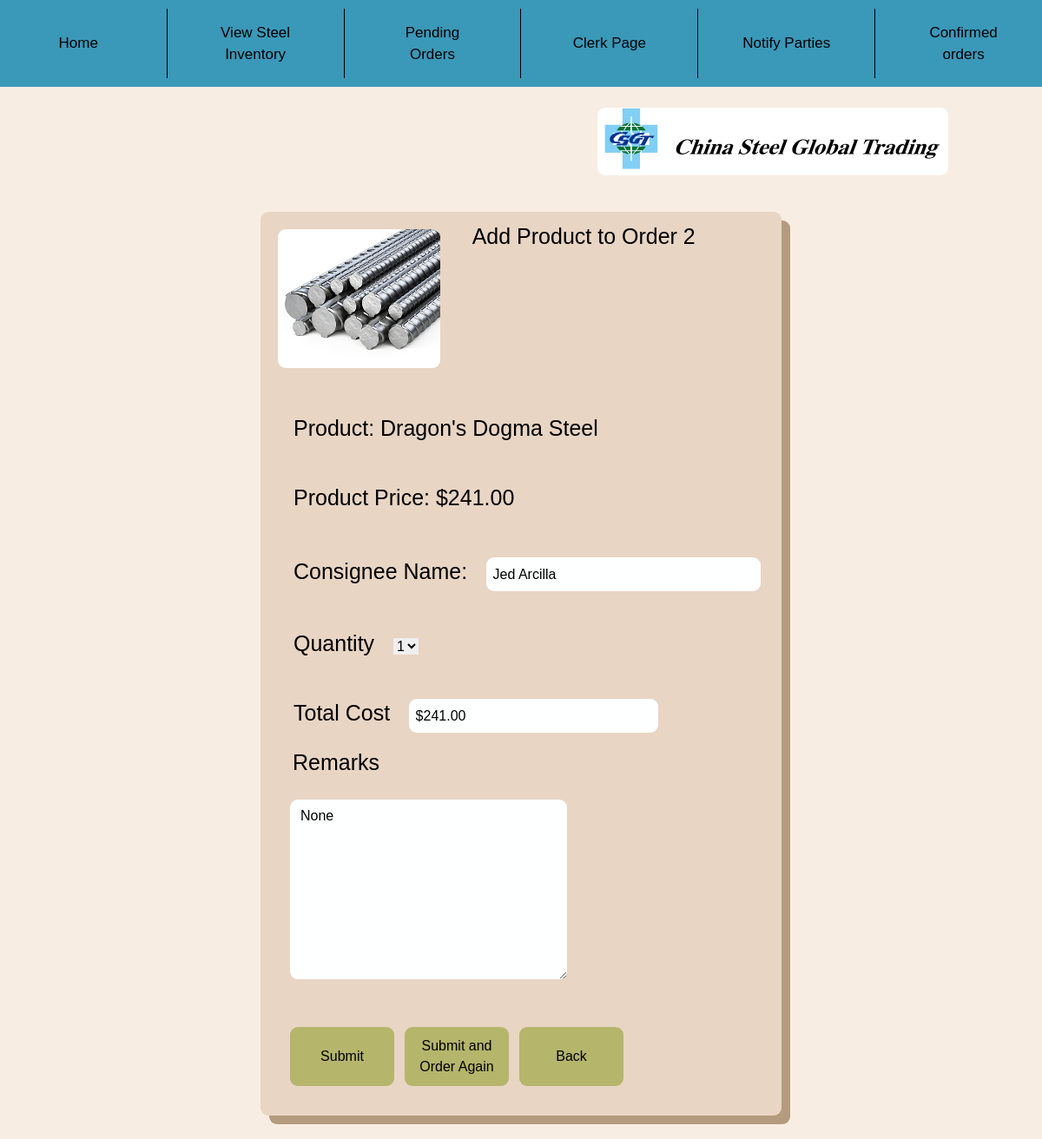
Screenshot of /ConfirmCreateOrder/1/ (signed in) with the database file from the repository.
### Inventory/models.py (models this page shows, shortened)
class Product(models.Model): #Steels, not food
    objects = models.Manager()
    Name = models.CharField(max_length=200, unique=True)
    Image = models.ImageField(default= "images/defproduct.jpg", blank=True, upload_to="images/") #not have image if we dont have one, uploaded to images folder automatically
    Manufacturer = models.CharField(default=None, max_length=100)
    ManuLoc = models.CharField(default=None,max_length=255)
    Color = models.CharField(default=None, max_length=20)
    Status = models.BooleanField(default=True) #Records incase of removed
    Measurement = models.CharField(default=None, max_length=30)
    Description = models.CharField(default=None, max_length=500)
    GrossWeight = models.CharField(default=None, max_length=40)
    Marks = models.CharField(default=None, null=True, max_length=300)
    Length = models.CharField(max_length=20)
    Cost = models.DecimalField(default=0, validators=[DecimalValidator(7,2)], decimal_places=2, max_digits=7) #declared value USD
    Stock = models.BigIntegerField(default=0)
    Contact = models.CharField(max_length=500)

class FinalOrder(models.Model):
    ShipperName = models.CharField(max_length=100, default='', blank=True)
    OceanVessel = models.CharField(max_length=50, null=True, default='')
    LocalVessel =  models.CharField(max_length=50, null=True, default='')
    LocalVesselOrigin = models.CharField(max_length=50, null=True, default='')
    TotalCost = models.DecimalField(default=0, validators=[DecimalValidator(10,2)], decimal_places=2, max_digits=10)
    Finished = models.BooleanField(default=False) #confirmed or not
    OrderDate = models.DateField(auto_now_add=True)#auto_now_add=True)
    Time = models.TimeField(default=timezone.now())
    Verification = models.CharField(default='',unique=True, max_length=13, null=True, blank=True) #Orderid -> verification
    BL = models.ForeignKey(Consignee, null=False, blank=True, on_delete=models.CASCADE)
    NotifyName = models.ForeignKey(NotifyParty, default=None, on_delete=models.CASCADE, null=True, blank=True)
    NumOfBL = models.IntegerField(default=3, null=True, blank=True)
    PayAt = models.CharField(default='', max_length=70, null=True, blank=True)
    Place = models.CharField(default="Kaohsiung, Taiwan", max_length=70, null=False)
    PlaceDate = models.CharField(default='', max_length=100, blank=True)
    Charges = models.DecimalField(default=0.0, max_length=11, validators=[MinValueValidator(Decimal('0.01'))], null=True, blank=True, decimal_places=2, max_digits=8)
    RevTons = models.CharField(max_length=1000, default='', null=True, blank=True)
    Rate = models.DecimalField(default=0.0, null=True, blank=True, validators=[MinValueValidator(Decimal('0.01'))], decimal_places=2, max_digits=8)
    Prepaid = models.CharField(max_length=20, default='', blank=True)
    Collect = models.CharField(max_length=20, default='', blank=True)
    Portload = models.CharField(max_length=255, default='', blank=True)
    Portdis = models.CharField(max_length=255, default='', blank=True)
    TranshTo = models.CharField(max_length=50, default='', null=True, blank=True)
    FinalDest = models.CharField(max_length=255, default='', null=True, blank=True)
    Voyage = models.SmallIntegerField(default=0, blank=True)
    objects = models.Manager()

class Consignee(models.Model):
    BL = models.CharField(max_length=20, default='', unique=True)
    Name = models.CharField(max_length=100)

### Inventory/views.py (the view, shortened to what this page needs)
# urls.py: path('ConfirmCreateOrder/<int:pk>/', views.ConfirmOrder, name='confirmcreateorder'),
def ConfirmOrder(request,pk):
    remarks = request.session.get('rem') #remarks
    ChosenProduct = get_object_or_404(Product, pk=pk) #product
    stock = ChosenProduct.Stock
    stocka = []
    for i in range(1,stock+1):
        stocka.append(i)
    request.session['NAVIGATE'] = "confirmorder"
    if request.session.get('addedproduct') == 'addedproduct':
        status = 'adding'
        order = request.session.get('pk')
        ChosenOrder = get_object_or_404(FinalOrder, pk=order)
        if request.method == 'POST':
            if request.POST.get('Back') == "Back":
                print('GOING BACK')
                return redirect('addtoorder', pk=order)
            q = request.POST.get('drop')
            Cost = request.POST.get('totalcost')[1:len(request.POST.get('totalcost'))]
            Cost = Decimal(Cost)
            rem = request.POST.get('Description')
            if str(rem).strip() == "":
                remarks = "No remarks"
            else:
                remarks = rem
            NewOrderProduct = OrderedProduct.objects.create(
                OrderedProductID = VerifID(request),
                OrderID = ChosenOrder,
                Marks = ChosenProduct,
                remarks = remarks,
                quantity = q,
                totalcost = Cost,
                )
            NewOrderProduct.save()
            ChosenOrder.TotalCost += Cost
            ChosenOrder.save()
            if request.POST.get('More') == "More":
                print('MORE')
                return redirect('addtoorder', pk=order)
            else:
                return redirect('UnfTrans', pk=order)
        else:
            return render(request, 'Inventory/confirmcreateorder.html',{
                'C' : True,
                'status' : status,
                'OrderedP' : ChosenProduct,
                'stocka' : stocka,
                'Order' : ChosenOrder,
                'remarks' : remarks
            })

### Inventory/templates/Inventory/confirmcreateorder.html (shortened to what this page needs)
{% extends 'Inventory/base.html' %}
{% load static %}
    {% block content %}
    {% if status == 'confirming' %}
    <br><br><br>
    <form method="POST" action="">{% csrf_token %}
        <div class="container">
            <img src="{{ OrderedP.Image.url }}" class="image" style="float:left; margin: 10px;">
            <div class="Largetext"> New Order {{Order.pk}}</div>
            <div class="Largetext"> Product: {{OrderedP.Name}} </div><br>
            <table style="text-align: left;">
                <tr>
                    <th> <span class="Largetext"> Product Price: ${{OrderedP.Cost}} </span> </th>
                </tr>
                <tr>
                    <th> <span class="Largetext"> Consignee Name: </span>
                        {% for m in messages %}
                            <div class="label" style="float: right; font-size: 20px; color: red;">
                                {{m}}
                            </div>
                        {% endfor %}
                    </th>
                </tr>
                <tr>
                    <th><input type="text" class="forminput" name="Person" id="Person" style="margin-left: 1vw;" value="Type new Consignee Name"></th>
                </tr>
                <tr>
                    <th> <span class="Largetext"> Quantity </span>
                            <select type="text" id="drop" name="drop">
                                {% for x in stocka %}
                                    <option type="text"> {{x}} </option>
                                {% endfor %}
                            </select>
                    </th>
                </tr>
                <tr>
                    <th> <span class="Largetext"> Total Cost </span>
                        <input type="text" class="forminput" name="totalcost" id="totalcost" value="${{OrderedP.Cost}}" style="margin-left: 0vw;" readonly>
                    </th>
                </tr>
            </table>
            <div class="Largetext"> Remarks </div>
            <textarea type="text" class="forminput" name="Description" id="Description" rows="8" style="margin-left: 2vw;"> {{remarks}} </textarea><br><br><br>
            <div style="display: flex; margin-left: 2vw;">
                <button class="Button" type="submit" style="width: 10vw;"> Submit </button>
                <button class="Button ml-20"  type="submit" name="More" value="More" style="position:relative; margin-left: 1vw; width: 10vw;"> Submit and Order Again  </button>
                <button class="Button ml-20"  type="submit" name="Back" value="Back" style="position:relative; margin-left: 1vw; width: 10vw;"> Back </button>
            </div>
            <br>
        </div>
    </form>
    <br><br>
        {% else %}
        <br><br><br>
        <form method="POST" action="">{% csrf_token %}
            <div class="container">
                <img src="{{ OrderedP.Image.url }}" class="image" style="float:left; margin: 10px;">
                <span class="Largetext"> Add Product to Order {{Order.pk}}</span> <br><br><br><br><br><br>
                <table style="text-align: left;">
                    <tr>
                        <th> <span class="Largetext"> Product: {{OrderedP.Name}} </span> </th>
                    </tr>
                    <tr>
                        <th> <span class="Largetext"> Product Price: ${{OrderedP.Cost}} </span> </th>
                    </tr>
                    <tr>
                        <th> <span class="Largetext"> Consignee Name: </span>
                            <input type="text" class="forminput" name="Person" id="Person" style="margin-top: 1vh;" value="{{Order.BL.Name}}" readonly>
                        </th>
                    </tr>
                    <tr>
                        <th> <span class="Largetext"> Quantity </span>
                                <select type="text" id="drop" name="drop">
                                    {% for x in stocka %}
                                        <option type="text"> {{x}} </option>
                                    {% endfor %}
                                </select>
                        </th>
                    </tr>
                    <tr>
                        <th> <span class="Largetext"> Total Cost </span>
                            <input type="text" class="forminput" name="totalcost" id="totalcost" value="${{OrderedP.Cost}}" style="margin-left: 0vw;" readonly>
                        </th>
                    </tr>
                </table>
                <div class="Largetext"> Remarks </div>
                <textarea type="text" class="forminput" name="Description" id="Description" rows="8" style="margin-left: 2vw;"> {{remarks}} </textarea><br><br><br>
                <div style="display: flex; margin-left: 2vw;">
                    <button class="Button" type="submit" style="width: 10vw;"> Submit </button>
                    <button class="Button ml-20"  type="submit" name="More" value="More" style="position:relative; margin-left: 1vw; width: 10vw;"> Submit and Order Again  </button>
                    <button class="Button ml-20"  type="submit" name="Back" value="Back" style="position:relative; margin-left: 1vw; width: 10vw;"> Back </button>
                </div>
                <br>
            </div>
        </form>
        <br><br>
        {% endif %}
    {% endblock %}

### Inventory/templates/Inventory/confirmcreateorder.html (style rules this page uses)
tr > th { max-width: 100%; width: 48vw; display: block; word-wrap: break-word; margin-top: 5vh; font-weight: 100; }
div { font-weight: 100; }

### rows the page displays
Product: Image (picture), Name "Dragon's Dogma Steel", Cost "241.00", totalcost "$241.00"
FinalOrder: pk "2", Person "Jed Arcilla"

### other values shown
form field drop "1"
